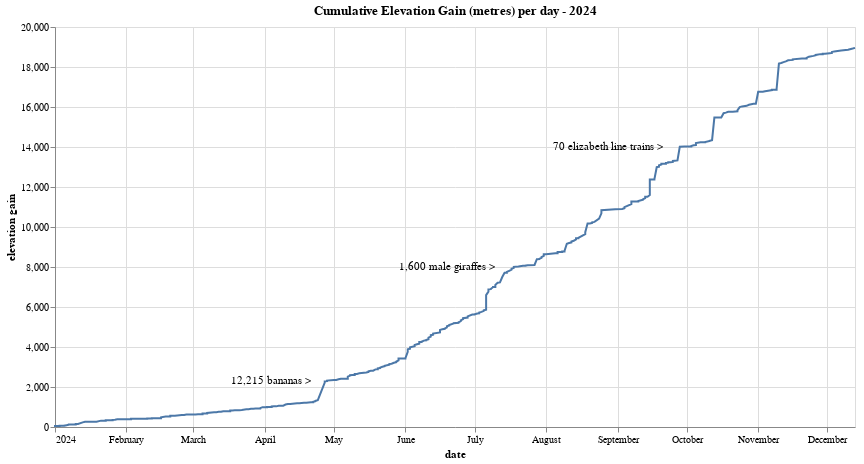

Write notebook code for a chart like this one.
### Code cell
cumulative_gain = lf.select(
    col("total_elevation_gain"),col("start_date_local")
    ).with_columns(cumulative_elevation_gain=pl.col("total_elevation_gain").cum_sum()
    ).collect()

# building a cumulative gain chart
cumulative_gain_chart = alt.Chart(cumulative_gain).mark_line().encode(
    alt.X("start_date_local:T").title("date"),
    alt.Y("cumulative_elevation_gain:Q").title("elevation gain"), 
    tooltip=["start_date_local:T", "total_elevation_gain:Q", "cumulative_elevation_gain:Q"],
).properties(
    width=800,
    height=400,
    title="Cumulative Elevation Gain (metres) per day - 2024"
)

annotations = alt.Chart(pl.DataFrame([
    {"start_date_local": "2024-03-15", "cumulative_elevation_gain": 1800, "text": "12,215 bananas >"},
    {"start_date_local": "2024-05-27", "cumulative_elevation_gain": 7500, "text": "1,600 male giraffes >"},
    {"start_date_local": "2024-08-2", "cumulative_elevation_gain": 13500, "text": "70 elizabeth line trains >"},
])).mark_text(align="left", dx=5, dy=-10).encode(
    alt.X("start_date_local:T"),
    alt.Y("cumulative_elevation_gain:Q"),
    text="text:N"
)

c = cumulative_gain_chart + annotations
c

### Figure 1 — Vega-Lite specification as saved in the notebook (floating-point values rounded to 4 significant figures; data arrays with more than 128 entries replaced by an {"elided": "..."} marker saying what was removed)
{"config": {"view": {"continuousWidth": 300, "continuousHeight": 300}}, "layer": [{"data": {"name": "data-32f43cc79de2cb019f7a1565392faa45"}, "mark": {"type": "line"}, "encoding": {"tooltip": [{"field": "start_date_local", "type": "temporal"}, {"field": "total_elevation_gain", "type": "quantitative"}, {"field": "cumulative_elevation_gain", "type": "quantitative"}], "x": {"field": "start_date_local", "title": "date", "type": "temporal"}, "y": {"field": "cumulative_elevation_gain", "title": "elevation gain", "type": "quantitative"}}, "title": "Cumulative Elevation Gain (metres) per day - 2024"}, {"data": {"name": "data-f053539ccdda35abe2329f3bac6d9aea"}, "mark": {"type": "text", "align": "left", "dx": 5, "dy": -10}, "encoding": {"text": {"field": "text", "type": "nominal"}, "x": {"field": "start_date_local", "type": "temporal"}, "y": {"field": "cumulative_elevation_gain", "type": "quantitative"}}}], "height": 400, "width": 800, "$schema": "https://vega.github.io/schema/vega-lite/v5.20.1.json", "datasets": {"data-32f43cc79de2cb019f7a1565392faa45": {"elided": "437 records"}, "data-f053539ccdda35abe2329f3bac6d9aea": [{"start_date_local": "2024-03-15", "cumulative_elevation_gain": 1800, "text": "12,215 bananas >"}, {"start_date_local": "2024-05-27", "cumulative_elevation_gain": 7500, "text": "1,600 male giraffes >"}, {"start_date_local": "2024-08-2", "cumulative_elevation_gain": 13500, "text": "70 elizabeth line trains >"}]}}
